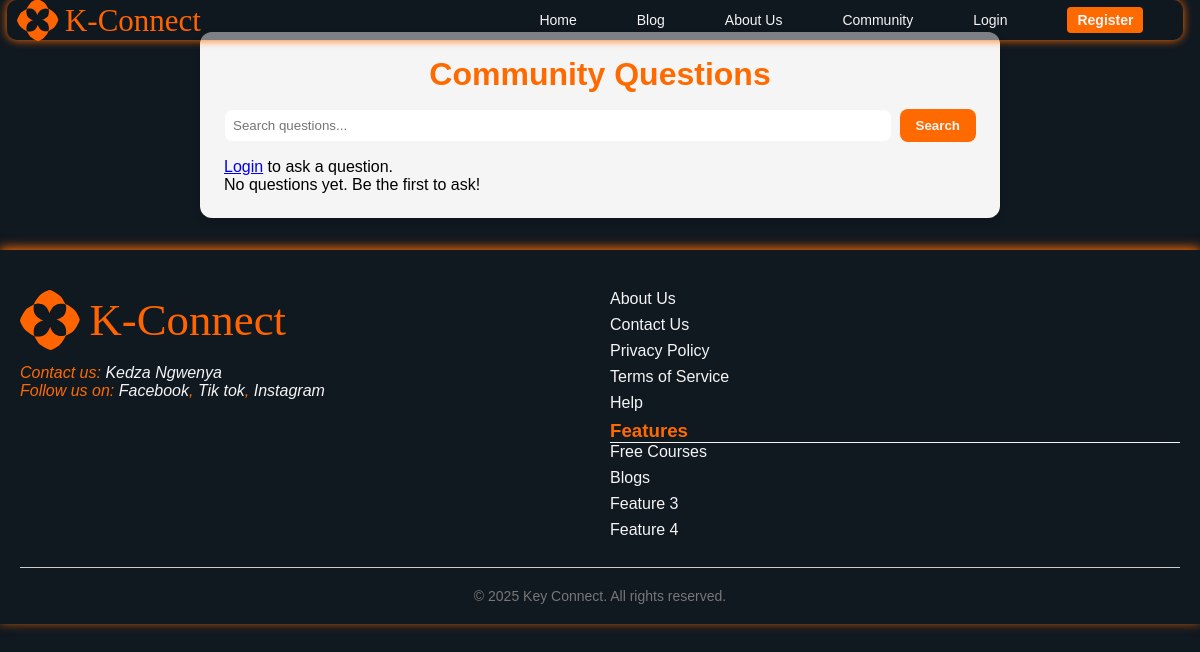
Before: /community/ with the older database file.
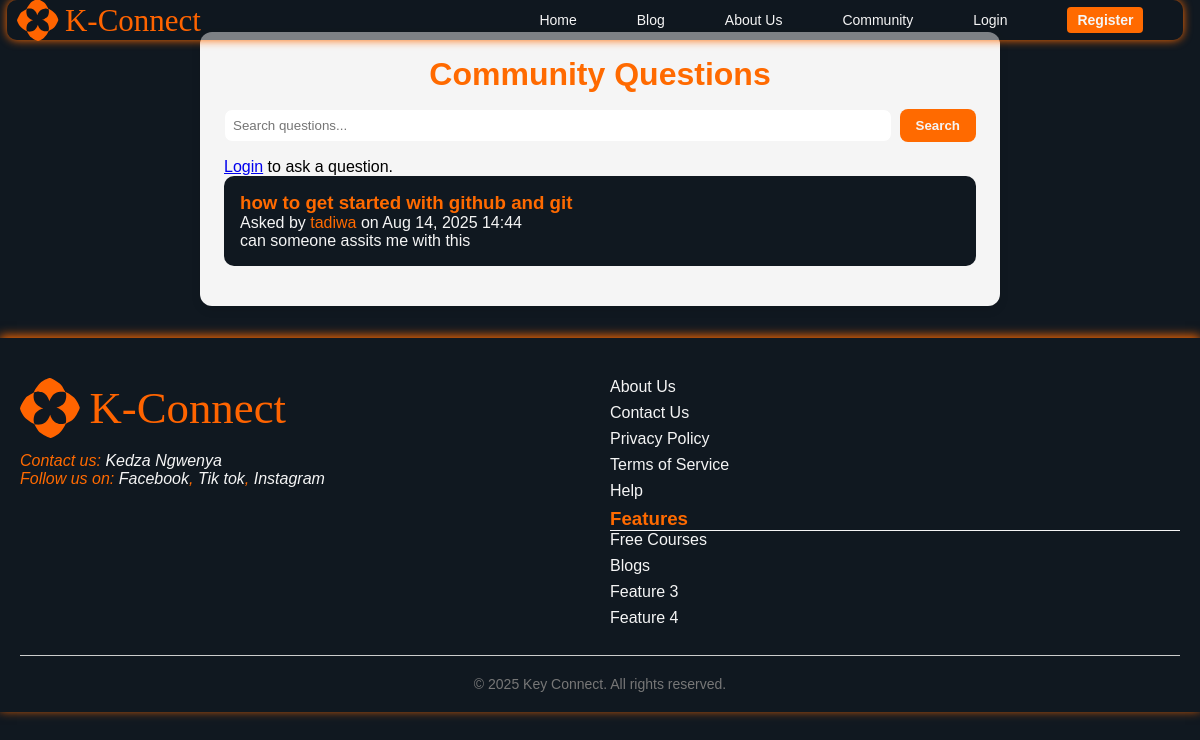
After: the same page with the newer database file.
### keyConnectapp/models.py (models this page shows, shortened)
class Question(models.Model):
    author = models.ForeignKey(User, on_delete=models.CASCADE, related_name="questions")
    title = models.CharField(max_length=255)
    body = models.TextField()
    created_at = models.DateTimeField(auto_now_add=True)
    class Meta:
        ordering = ['-created_at']  # newest first

### keyConnectapp/views.py (the view)
# urls.py: path('community/', views.community_list, name='community_list'),
def community_list(request):
    questions = Question.objects.all().order_by('-created_at')
    return render(request, 'keyConnectapp/community_list.html', {'questions': questions})

### keyConnectapp/context_processors.py (called while the page is built)
def user_profile(request):
    if request.user.is_authenticated:
        try:
            profile = Profile.objects.get(user=request.user)
        except Profile.DoesNotExist:
            profile = None
    else:
        profile = None
    return {'nav_profile': profile}

### keyConnectapp/templates/keyConnectapp/community_list.html (shortened to what this page needs)
{% extends "base.html" %}
{% load static %}
{% block content %}
<div class="community-container">
    <h1 class="community-title">Community Questions</h1>
    <form method="GET" class="community-search">
        <input type="text" name="q" placeholder="Search questions..." value="{{ request.GET.q|default:'' }}">
        <button type="submit" class="btn">Search</button>
    </form>
    {% if user.is_authenticated %}
        <a href="{% url 'ask_question' %}" class="btn ask-btn">Ask a Question</a>
    {% else %}
        <p><a href="{% url 'login' %}">Login</a> to ask a question.</p>
    {% endif %}
    <ul class="question-list">
        {% for question in questions %}
            <li class="question-item">
                <h3>
                    <a href="{% url 'question_detail' question_id=question.id %}">{{ question.title }}</a>
                </h3>
                <p class="question-meta">
                    Asked by <a href="{% url 'profile' user_id=question.author.id %}">{{ question.author.username }}</a>
                    on {{ question.created_at|date:"M d, Y H:i" }}
                </p>
                <p class="question-body">{{ question.body|truncatewords:30 }}</p>
            </li>
        {% empty %}
            <li>No questions yet. Be the first to ask!</li>
        {% endfor %}
    </ul>
</div>
{% endblock %}

### templates/base.html (shortened to what this page needs)
<!DOCTYPE html>
<html>
<head>
    {% load static %}
    <link rel="stylesheet" href="{% static 'keyConnectapp/style.css' %}">
</head>
<body>
    <header class="main-header">
    <nav class="navbar">
        <img class="logo" src="{% static 'keyConnectapp/images/k-connectsidelogo.svg' %}" alt="Logo" />
        <ul class="nav-links">
            <li><a href="{% url 'home' %}">Home</a></li>
            <li><a href="{% url 'blog' %}">Blog</a></li>
            <li><a href="{% url 'about_us' %}">About Us</a></li>
            <li><a href="{% url 'community_list' %}">Community</a></li>
            {% if user.is_authenticated %}
            <li class="profile-dropdown">
                <img src="{% if nav_profile and nav_profile.avatar %}{{ nav_profile.avatar.url }}{% else %}{% static 'keyConnectapp/images/default_avatar.png' %}{% endif %}"
                    alt="Profile" class="nav-profile-pic" />
                <ul class="dropdown-menu">
                    <li><a href="{% url 'profile' user.id %}">View Profile</a></li>
                    <li><a href="{% url 'edit_profile' %}">Edit Profile</a></li>
                    <li><a href="{% url 'logout' %}">Logout</a></li>
                </ul>
            </li>
            {% else %}
            <li><a href="{% url 'login' %}">Login</a></li>
            <li><a href="{% url 'register' %}"><span class="sign-up">Register</span></a></li>
            {% endif %}
        </ul>
    </nav>
</header>
    <main>
        {% block content %}{% endblock %}
    </main>
    <footer>
        <div class="footer-container">
            <address class="footer-left">
                <div class="footer-logo">
                    <img class="logo" src="{% static 'keyConnectapp/images/k-connectsidelogo.svg' %}" alt="Logo">
                </div>
                <p>Contact us: <a href="mailto:kedzangwenya@gmail.com">Kedza Ngwenya</a></p>
                <p>Follow us on:
                    <a href="https://www.facebook.com/MrafricaNgwenya">Facebook</a>,
                    <a href="https://www.tiktok.com/@mr_africa_official?_t=ZS-8yn49LGngob&_r=1">Tik tok</a>,
                    <a href=" https://www.instagram.com/mr_africa_black_is_power?igsh=eW40cGF0cjF5djY0">Instagram</a>
                </p>
            </address>
            <div class="footer-right">
                <nav class="footer-nav">
                    <ul>
                        <li><a href="{% url 'about_us' %}">About Us</a></li>
                        <li><a href="#">Contact Us</a></li>
                        <li><a href="#">Privacy Policy</a></li>
                        <li><a href="#">Terms of Service</a></li>
                        <li><a href="#">Help</a></li>
                    </ul>
                </nav>
                <div class="feature">
                    <h3>Features</h3>
                    <ul>
                        <li><a href="#">Free Courses</a></li>
                        <li><a href="#">Blogs</a></li>
                        <li><a href="#">Feature 3</a></li>
                        <li><a href="#">Feature 4</a></li>
                    </ul>
                </div>
            </div>
        </div>
        <div class="footer-bottom">
            <p>&copy; 2025 Key Connect. All rights reserved.</p>
        </div>
    </footer>
</body>
</html>

### keyConnectapp/static/keyConnectapp/style.css (style rules this page uses)
* { margin: 0; padding: 0; box-sizing: border-box; font-family: 'Arial', 'roboto'; }
:root { --background-color1: #ffb400; --background-color2: #ff6a00; --text-color: #2b2b2b; --rich-black: #101820; --rich-black2: #10182085; --text-color2: #f5f5f5; --test-color1: #ff6a00; }
body { background-color: var(--rich-black); }
.main-header { width: 98%; height: 40px; background-color: var(--rich-black2); display: flex; align-items: center; padding: 0 10px; margin: auto; border-radius: 10px; box-shadow: 0 0 10px var(--background-color2); position: fixed; top: 0; left: 7px; z-index: 1000; }
.navbar { width: 100%; display: flex; justify-content: space-between; align-items: center; }
.logo { height: 15%; width: 17%; }
.nav-links { list-style: none; display: flex; align-items: center; gap: 60px; margin: 0; width: 60%; padding: 0 5px 0 60px; }
.nav-links li { position: relative; }
.nav-links a { text-decoration: none; color: var(--text-color2); font-size: 14px; }
.sign-up { background-color: var(--background-color2); color: var(--text-color2); padding: 5px 10px; border-radius: 4px; font-weight: bold; text-decoration: none; }
:root { --cards-visible: 3; --gap: 20px; --card-height: 320px; }
footer { background-color: var(--rich-black); padding: 40px 20px 20px; font-family: sans-serif; box-shadow: 0 -2px 10px var(--background-color2); }
.feature h3 { color: var(--background-color2); border-bottom: 1px solid var(--text-color2); }
.footer-container { display: flex; justify-content: space-between; flex-wrap: wrap; gap: 20px; border-bottom: 1px solid #ccc; padding-bottom: 20px; }
.footer-container p { color: var(--background-color2); }
.footer-left, .footer-right { flex: 1; min-width: 250px; }
.footer-logo img { width: 50%; height: 15%; margin-bottom: 10px; }
.footer-nav ul, .feature ul { list-style: none; padding: 0; }
.footer-nav ul li, .feature ul li { margin-bottom: 8px; }
.footer-nav a, .feature a, address a { color: var(--text-color2); text-decoration: none; }
.footer-bottom { text-align: center; margin-top: 20px; font-size: 14px; color: #777; }
.community-container { max-width: 900px; margin: 2rem auto; padding: 1rem; font-family: Arial, sans-serif; }
.community-title { font-size: 2rem; font-weight: bold; margin-bottom: 1rem; text-align: center; color: var(--rich-black); }
.community-container { max-width: 800px; margin: 2rem auto; padding: 1.5rem; background-color: var(--text-color2); border-radius: 12px; box-shadow: 0 4px 10px rgba(0,0,0,0.1); }
.community-title, .chat-container h3 { color: var(--background-color2); text-align: center; margin-bottom: 1rem; }
.btn { display: inline-block; background-color: var(--background-color2); color: var(--text-color2); padding: 0.5rem 1rem; border-radius: 8px; text-decoration: none; font-weight: bold; transition: 0.2s; }
.question-list { list-style: none; padding: 0; }
.question-item { background-color: var(--rich-black); color: var(--text-color2); padding: 1rem; border-radius: 10px; margin-bottom: 1rem; }
.question-item a { color: var(--background-color2); text-decoration: none; }
.community-search { display: flex; gap: 0.5rem; margin-bottom: 1rem; }
.community-search input { flex: 1; padding: 0.5rem; border-radius: 8px; border: 1px solid var(--text-color2); }
.community-search button { border: none; border-radius: 8px; }

Changed rows visible on the page:
added Question: title "how to get started with github and git", author.username "tadiwa", created_at "Aug 14, 2025 14:44", body "can someone assits me with this"
Other visible differences:
text no longer shown: "No questions yet. Be the first to ask!"
